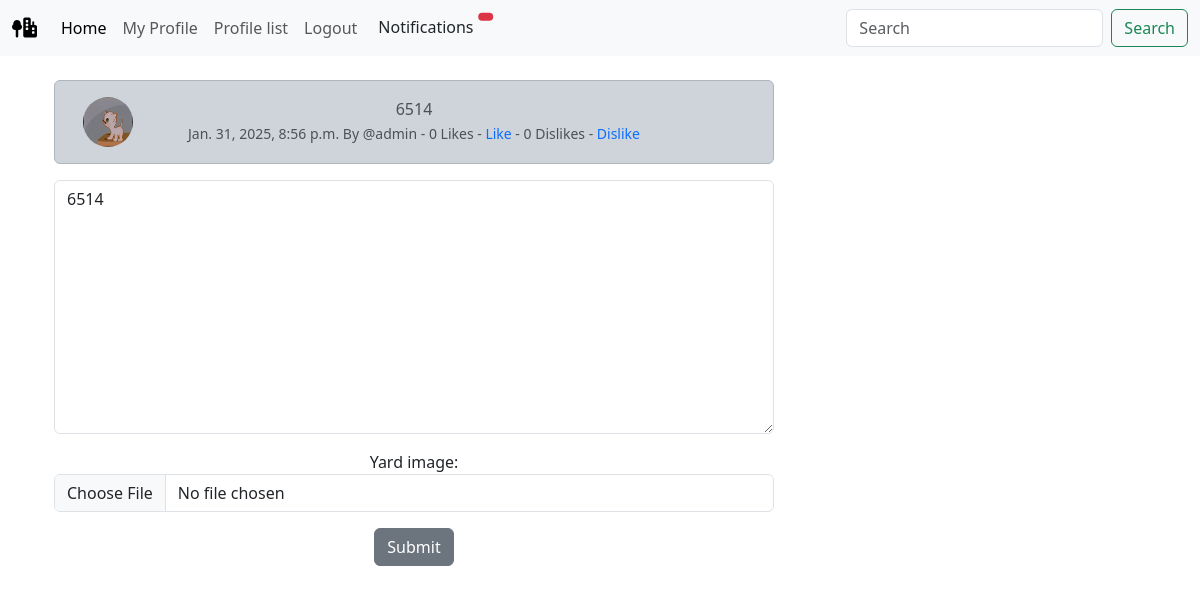
The app's page /yard/9/edit_comment/36 (signed in) with its own data.
### yard/models.py (models this page shows, shortened)
class CommentYard(models.Model):
    yard = models.ForeignKey(Yard, related_name="comments", on_delete=models.CASCADE)
    user = models.ForeignKey(User, related_name="comment_author", on_delete=models.DO_NOTHING)
    body = models.TextField(max_length=250)
    created_at = models.DateTimeField(auto_now_add=True)
    likes = models.ManyToManyField(User, related_name="comment_like", blank=True)
    dislikes = models.ManyToManyField(User, related_name="comment_dislike", blank=True)
    def number_of_likes(self):
        return self.likes.count()
    def number_of_dislikes(self):
        return self.dislikes.count()
    class Meta:
        ordering = ['-created_at']

class Profile(models.Model):
    user = models.OneToOneField(User, on_delete=models.CASCADE)
    follows = models.ManyToManyField("self", related_name="followed_by", symmetrical=False, blank=True)
    date_modified = models.DateTimeField(User, auto_now=True)
    profile_image = models.ImageField(blank=True, upload_to="images/profile/", default="default_profile_pic.png")
    profile_bio = models.CharField(null=True, blank=True, max_length=1500)
    homepage_link = models.CharField(null=True, blank=True, max_length=100)
    facebook_link = models.CharField(null=True, blank=True, max_length=100)
    instagram_link = models.CharField(null=True, blank=True, max_length=100)
    linkedin_link = models.CharField(null=True, blank=True, max_length=100)
    youtube_link = models.CharField(null=True, blank=True, max_length=100)

### yard/views.py (the view)
# urls.py: path('yard/<int:pk>/edit_comment/<int:pc>', views.PostCommentView.comment_edit, name="edit_comment"),
    def comment_edit(request, pk, pc):
        if request.user.is_authenticated:
            comment = get_object_or_404(CommentYard, id=pc)
            if request.user.username == comment.user.username:
                commentform = YardForm(request.POST or None, request.FILES or None, instance=comment)
                yard = get_object_or_404(Yard, pk=pk)
                if request.method == "POST":
                    if commentform.is_valid():
                        comments = commentform.save(commit=False)
                        comments.user = request.user
                        comments.yard = yard
                        comments.save()
                        messages.success(request, ("It is done!"))
                        return redirect('home')
                else:
                    return render(request, "yard/edit_comment.html", {'commentform':commentform, 'comment':comment})
            else:
                messages.success(request, ("not your comment"))
                return redirect('home')
        else:
            messages.success(request, ("Please log in."))
            return redirect('login')

### yard/forms.py
class YardForm(forms.ModelForm):
    body = forms.CharField(required=True, widget=forms.widgets.Textarea(attrs={"placeholder": "Enter your message.", "class":"form-control", "id":"postYard",}), label="", max_length=250, )
    yard_image = forms.ImageField(widget=forms.FileInput(attrs={"class":"form-control"}))
    class Meta:
        model = Yard
        field = ['body', 'yard_image']
        exclude = ("user", "likes", "dislikes",)

### yard/templates/yard/edit_comment.html (shortened to what this page needs)
{% extends 'base.html' %}
{% load static %}
{% block content %}
<div class="container text-center">
<div class="row">
    <div class="col-8">
            <div class="alert alert-dark" role="alert">
            <div class="container">
                <div class="row">
                  <div class="col-1">
                    {% if comment.user.profile.profile_image %}
                    <img src="{{ comment.user.profile.profile_image.url }}" alt="" class="rounded-circle" width=50 height=50>
                    {% else %}
                    <img src="{% static 'images/default_profile_pic.png' %}" alt="{{comment.user.username}}" class="rounded-circle" width=50 height=50>
                    {% endif %}
                  </div>
                  <div class="col-10">
                        {{ comment.body }}<br/>
                        <small class="text-muted">
                            {{ comment.created_at }} By @{{ comment.user.username|lower}}
                            {% if user in yard.likes.all %}
                            - {{comment.number_of_likes}} Likes - <a href="{% url 'comment_like' comment.id %}">Unlike</a>
                            {% else %}
                            - {{comment.number_of_likes}} Likes - <a href="{% url 'comment_like' comment.id %}">Like</a>
                            {% endif %}
                            {% if user in comment.dislikes.all %}
                            - {{comment.number_of_dislikes}} Disikes - <a href="{% url 'comment_dislike' comment.id %}">Undislike</a>
                            {% else %}
                            - {{comment.number_of_dislikes}} Dislikes - <a href="{% url 'comment_dislike' comment.id %}">Dislike</a>
                            {% endif %}
                        </small>
                </div><br/><br/>
              </div>
            </div>
          </div>
        {% if commentform %}
        <form method=POST>
            {{ commentform.as_p }}
            <button type="submit" class="btn btn-secondary">Submit</button>
        </form>
        {% endif %}
    </div>
</div></div>
{% endblock %}

### yard/static/css/style.css (style rules this page uses)
button, a { text-decoration: none !important; }

### records on screen
CommentYard: user.profile.profile_image (picture), body "6514", created_at "Jan. 31, 2025, 8:56 p.m.", user.username "admin", number_of_likes "0", number_of_dislikes "0"
